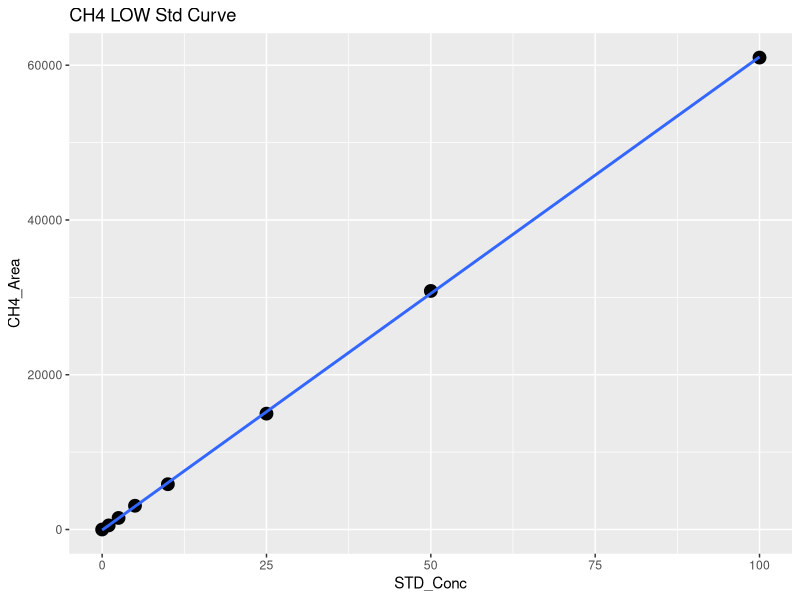
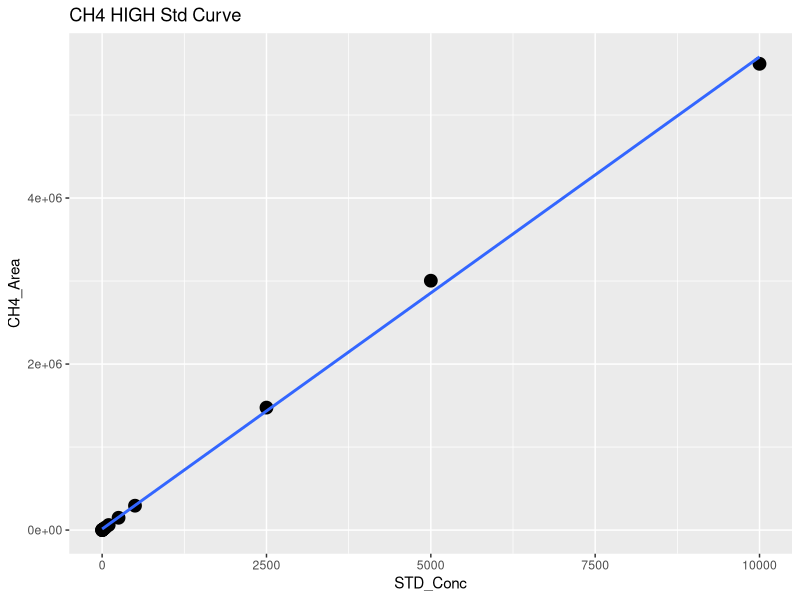
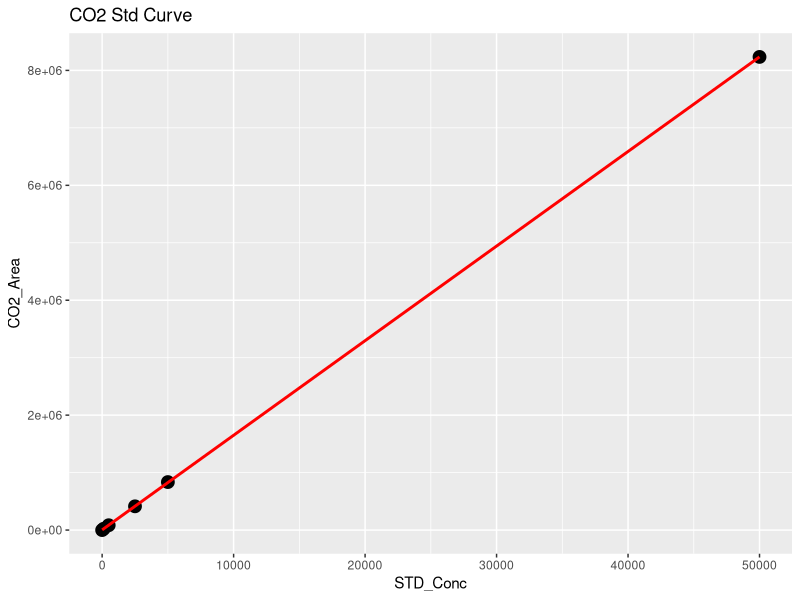
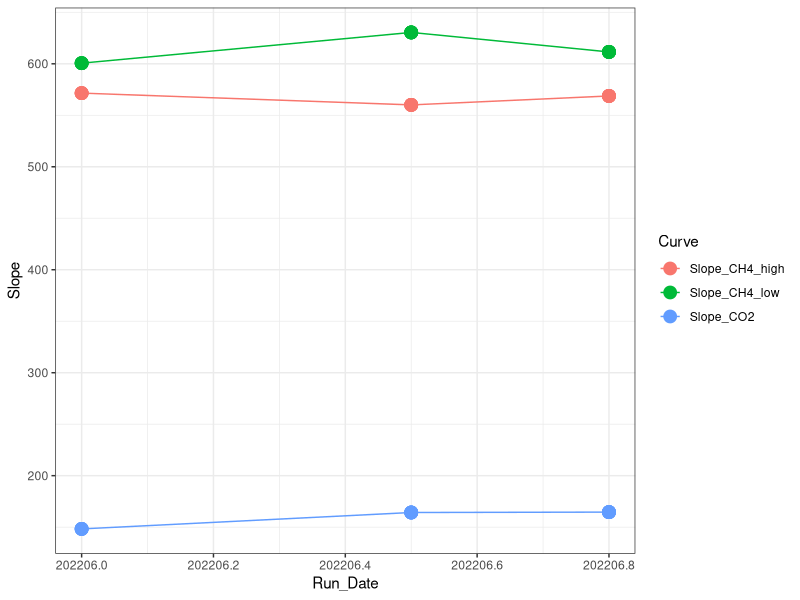

Write the R code that produced these figures, in order. (Note: this script raises an error after producing the figures.)
## ---- chunk 1
library(dplyr)
library(ggplot2)
library(ggpubr)
library(stringr)
library(readxl)
## ---- chunk 2

#Read in Data 
raw <- read.csv("2022 Raw Data/TEMPEST_TGW_SW_202206.csv")
head(raw)

#pull out methane standards
stds_ch4 <-  raw %>%  
  filter(str_detect(Sample_Type, "STD_CH4"))
#head(stds_ch4)

#split into high curve and low curve for CH4
stds_ch4_low <- stds_ch4  %>%  
  filter(!STD_Conc > 100)

#Low curve for CH4
CH4_Low <- ggplot(stds_ch4_low, aes(STD_Conc, CH4_Area)) + geom_point(size=4) + 
  geom_smooth(method = "lm", se = FALSE) + labs(title="CH4 LOW Std Curve")
CH4_Low

CH4_Low_lm <- lm(stds_ch4_low$CH4_Area ~ stds_ch4_low$STD_Conc)
summary(CH4_Low_lm)
cf <- coef(CH4_Low_lm)

#create data frame with 1 rows and 0 columns
Slope_CH4_low <- data.frame(matrix(ncol = 0, nrow = 1))
Slope_CH4_low$Curve <- "Slope_CH4_low"
Slope_CH4_low$R2 <- summary(CH4_Low_lm)$adj.r.squared
Slope_CH4_low$Slope <- cf[2]
Slope_CH4_low$Intercept <- cf[1]
#head(Slope_CH4_low)

#High curve for CH4
CH4_High <- ggplot(stds_ch4, aes(STD_Conc, CH4_Area)) + geom_point(size=4) + 
  geom_smooth(method = "lm", se = FALSE) + labs(title="CH4 HIGH Std Curve")
CH4_High

stds_ch4_lm <- lm(stds_ch4$CH4_Area ~ stds_ch4$STD_Conc)
summary(stds_ch4_lm)
cf <- coef(stds_ch4_lm)

#create data frame with 1 rows and 0 columns
Slope_CH4_high <- data.frame(matrix(ncol = 0, nrow = 1))
Slope_CH4_high$Curve <- "Slope_CH4_high"
Slope_CH4_high$R2 <- summary(stds_ch4_lm)$adj.r.squared
Slope_CH4_high$Slope <- cf[2]
Slope_CH4_high$Intercept <- cf[1]
#head(Slope_CH4_high)

#pull out co2 standards
stds_co2 <-  raw %>%  
  filter(str_detect(Sample_Type, "STD_CO2"))
#head(stds_co2)

#CO2 Curve
CO2_stds <- ggplot(stds_co2, aes(STD_Conc, CO2_Area)) + geom_point(size=4) + 
  geom_smooth(method = "lm", se = FALSE, color="red") + labs(title="CO2 Std Curve")
CO2_stds

stds_co2_lm <- lm(stds_co2$CO2_Area ~ stds_co2$STD_Conc)
summary(stds_co2_lm)
cf <- coef(stds_co2_lm)

#create data frame with 1 rows and 0 columns
Slope_CO2 <- data.frame(matrix(ncol = 0, nrow = 1))
Slope_CO2$Curve <- "Slope_CO2"
Slope_CO2$R2 <- summary(stds_co2_lm)$adj.r.squared
Slope_CO2$Slope <- cf[2]
Slope_CO2$Intercept <- cf[1]
#head(Slope_CO2)

#pull all the slopes together into one dataframe 
Slopes <- rbind(Slope_CH4_low, Slope_CH4_high, Slope_CO2)
#head(Slopes)

Slopes$Run_Date <- c(202206.8, 202206.8, 202206.8)

log <- read.csv("2022 Raw Data/COMPASS_TEMPEST_Varian_TGAS_QAQC_2022.csv")
head(log)
log <- log[ ,-c(1)]
log <- rbind(log, Slopes)

Slopes_chk <- ggplot(log, aes(Run_Date, Slope, col=Curve)) + geom_point(size=4) + geom_line() + theme_bw()
Slopes_chk

write.csv(log, "2022 Raw Data/COMPASS_TEMPEST_Varian_TGAS_QAQC_2022.csv")
## ---- chunk 3
#head(raw)

#pull out methane standards
Samples <-  raw %>%  
  filter(!str_detect(Sample_Type, "STD_CH4")) %>%  
  filter(!str_detect(Sample_Type, "STD_CO2")) %>%  
  filter(!str_detect(Sample_Type, "Blank")) %>%  
  filter(!str_detect(Sample_Type, "Chk_STD")) %>%  
   filter(!str_detect(Sample_Type, "CHKSTD")) %>%
  filter(!str_detect(Sample_Type, "CHK_STD")) %>%
  filter(!str_detect(Sample_Type, "NA"))
#head(Samples)

#Now flag any areas that are above the 100ppm area for CH4
Samples$CH4_Curve <- ifelse(Samples$CH4_Area >71000, "High", "Low")
#head(Samples)

#Calculate CH4 concentrations in ppm
Samples$CH4_Conc_ppm <- ifelse(Samples$CH4_Area >71000, (Samples$CH4_Area-Slope_CH4_high$Intercept)/Slope_CH4_high$Slope,                                       (Samples$CH4_Area-Slope_CH4_low$Intercept)/Slope_CH4_low$Slope )

#Calculate CO2 concentrations in ppm 
Samples$CO2_Conc_ppm <- ((Samples$CO2_Area-Slope_CO2$Intercept)/Slope_CO2$Slope) 

#head(Samples)

##########make flags for any dilutions needed 
#highest CH4 standard = 10000
#highest CO2 standard = 50000

Samples$CH4_Flag <- ifelse(Samples$CH4_Conc_ppm >10000, "Needs Dilution", "Within Range")
Samples$CO2_Flag <- ifelse(Samples$CO2_Conc_ppm >50000, "Needs Dilution", "Within Range")
#head(Samples)

## ---- chunk 4

chks <-  raw %>%  
  filter(!str_detect(Sample_Type, "STD_CH4")) %>%  
  filter(!str_detect(Sample_Type, "STD_CO2")) %>%  
  filter(!str_detect(Sample_Type, "Blank")) %>%  
  filter(!str_detect(Sample_Type, "Unknown")) %>%  
  filter(!str_detect(Sample_Type, "NA"))
#head(chks)

#Calculate CH4 concentrations in ppm
chks$CH4_Conc_ppm <- ifelse(chks$CH4_Area >71000, 
                      (chks$CH4_Area-Slope_CH4_high$Intercept)/Slope_CH4_high$Slope,                                       (chks$CH4_Area-Slope_CH4_low$Intercept)/Slope_CH4_low$Slope )

#Calculate CO2 concentrations in ppm 
chks$CO2_Conc_ppm <- ((chks$CO2_Area-Slope_CO2$Intercept)/Slope_CO2$Slope)



#change this if check standard concentrations are different 
level_ch4 <- 5      #ppm
level_co2 <- 1000   #ppm

#calculate percent difference of check standards 
chks$Ch4_diff <- ((chks$CH4_Conc_ppm - level_ch4)/((chks$CH4_Conc_ppm + level_ch4)/2)) * 100
chks$CH4_diff_flag <-  ifelse(chks$Ch4_diff <10, 'YES', 'NO, rerun')

chks$CO2_diff <- ((chks$CO2_Conc_ppm - level_co2)/((chks$CO2_Conc_ppm + level_co2)/2)) * 100
chks$CO2_diff_flag <-  ifelse(chks$CO2_diff <10, 'YES', 'NO, rerun')

#now plot the Ch4 concentrations and the CO2 concentrations vs. the expected concentration 
#then also make the color the percent difference between the expected and observed concentration 

ch4_chk <-  ggplot(data = chks, aes(x = Sample_ID, y = CH4_Conc_ppm, fill=CH4_diff_flag)) +
       geom_bar(stat = 'identity') + 
        scale_fill_manual(values=c("darkgrey","darkgreen" ))+
        theme_classic() + labs(x= " ", y="CH4  (ppm)", title="Check Stds: CH4") + 
        theme(legend.position="bottom") +  geom_hline(yintercept=level_ch4, linetype="dashed", 
                color = "black", size=1)


co2_chk <-  ggplot(data = chks, aes(x = Sample_ID, y = CO2_Conc_ppm, fill=CO2_diff_flag)) +
       geom_bar(stat = 'identity') + 
        scale_fill_manual(values=c("darkgreen", "darkgrey"))+
        theme_classic() + labs(x= " ", y="CO2  (ppm)", title="Check Stds: CO2") + 
        theme(legend.position="bottom") +  geom_hline(yintercept=level_co2, linetype="dashed", 
                color = "black", size=1)

ggarrange(ch4_chk, co2_chk, nrow=1, ncol=2)


## ---- chunk 5

#multiply the concentration by the dilution factor
Samples$CH4_Conc_ppm_dilcorr <- (Samples$CH4_Conc_ppm * Samples$Dilution_Factor)

Samples$CO2_Conc_ppm_dilcorr <- (Samples$CO2_Conc_ppm * Samples$Dilution_Factor)

#check results
#head(Samples)

#quick first look at the samples 
ch4_samples <-  ggplot(data = Samples, aes(x = Sample_ID, y = CH4_Conc_ppm, fill=CH4_Flag)) +
       geom_bar(stat = 'identity') + 
        scale_fill_manual(values=c("red", "darkgreen"))+
        theme_classic() + labs(x= " ", y="CH4 (ppm)", title="CH4: Green = Within Range") + 
        theme(legend.position="none") 


co2_samples <-  ggplot(data = Samples, aes(x = Sample_ID, y = CO2_Conc_ppm, fill=CO2_Flag)) +
       geom_bar(stat = 'identity') + 
        scale_fill_manual(values=c( "darkgreen", "red"))+
        theme_classic() + labs(x= " ", y="CO2 (ppm)", title="CO2: Green = Within Range") + 
        theme(legend.position="none") 

ggarrange(ch4_samples, co2_samples, nrow=1, ncol=2)


## ---- chunk 6
#check results
#head(Samples)

#pull out what we need 
Samples1 <- Samples[ ,c(1:3,6:18,22:23, 27:30)]
#head(Samples1)

write.csv(Samples1, "2022 Processed Data/COMPASS_TEMPEST_TGW_202206_SW_Processed.csv")
